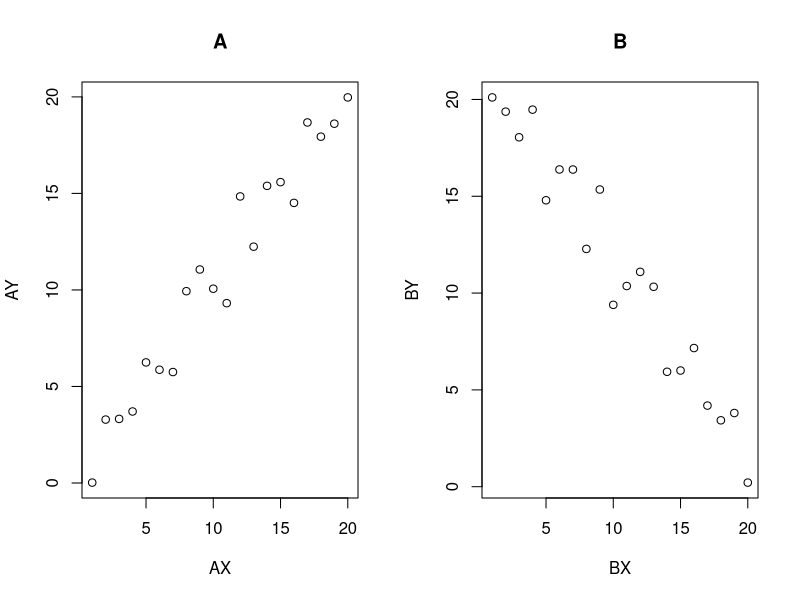

This figure's R source: (Note: this script raises an error after producing the figure.)
fakecor = read.delim("scatterplots.txt")
attach(fakecor)	

# Figure 1

png(file = "ch6.figure1.png", height = 900, width = 1800, units = "px",
    res = 200)

par(mfrow = c(1, 2))		
plot(AX, AY, main = "A")		
plot(BX, BY, main = "B")		
par(mfrow = c(1, 1))

dev.off()

# Figure 2

png(file = "ch6.figure2.png", height = 900, width = 1200, units = "px",
    res = 200)

plot(fd[,2:5])

dev.off()

# Figure 3
fd = read.delim("freqdur.txt")

png(file = "ch6.figure3.png", height = 900, width = 1200, units = "px",
    res = 200)

qqnorm(fd$Freq)
qqline(fd$Freq)

dev.off()

# Figure 4
png(file = "ch6.figure4.png", height = 900, width = 1200, units = "px",
    res = 200)

fd$LogFreq = log(fd$Freq)
qqnorm(fd$LogFreq)
qqline(fd$LogFreq)

dev.off()

# Figure 5
png(file = "ch6.figure5.png", height = 900, width = 1200, units = "px",
    res = 200)

plot(fd$LogFreq, fd$Dur, xlab = "Log Frequency", ylab = "Duration (ms)")

dev.off()

# Figure 6
fakecor = read.delim("scatterplots.txt")	# 將資料讀取為fakecor變數

png(file = "ch6.figure6.png", height = 900, width = 1800, units = "px",
    res = 200)

par(mfrow = c(1, 3))

plotCor = function(x, y, title) {
  plot(x, y, main = paste(title, "r =", round(cor(x, y), 3)))
}

plotCor(fakecor$FX, fakecor$FY, "F;")
plotCor(fakecor$GX, fakecor$GY, "G;")
plotCor(fakecor$HX, fakecor$HY, "H;")

par(mfrow = c(1, 3))

dev.off()

# Figure 7

png(file = "ch6.figure7.png", height = 900, width = 1200, units = "px",
    res = 200)

plotCor(fakecor$IX, fakecor$IY, "I;")

dev.off()

# Figure 8

png(file = "ch6.figure8.png", height = 900, width = 1200, units = "px",
    res = 200)

plotCor(fakecor$EX, fakecor$EY, "E;")

dev.off()

# Figure 9
png(file = "ch6.figure9.png", height = 900, width = 1200, units = "px",
    res = 200)

plot(AX, AY)
regress.line = lm(AY ~ AX)
abline(regress.line)		

dev.off()

# Figure 10
library(ggplot2)

ggplot(fakecor, aes(x = AX, y = AY)) + 
  geom_point() + 
  geom_smooth(method = "lm", se = 0) +
  theme_bw()	

ggsave(filename = "ch6.figure10.png", height = 900, width = 1200, units = "px",
       dpi = 200)

# Figure 11
png(file = "ch6.figure11.png", height = 900, width = 1200, units = "px",
    res = 200)

plot(fd$LogFreq, fd$Dur, xlab = "Log Frequency", ylab = "Duration(ms)")
abline(lm(Dur ~ LogFreq, data = fd))

dev.off()

# Figure 12
png(file = "ch6.figure12.png", height = 900, width = 1200, units = "px",
    res = 200)

plot(AX, AY)	
abline(lm(AY ~ AX), lwd = 2, lty = 1)	
lines(AX, AY, lty = 2)

dev.off()

# Figure 13

regdat = read.delim("regex.txt")
regdat.lm = lm(y ~ x, data = regdat)

png(file = "ch6.figure13.png", height = 900, width = 1200, units = "px",
    res = 200)

plot(regdat$x, regdat$y, xlab = "x", ylab = "y")
abline(regdat.lm)

dev.off()

# Figure 14

x = regdat$x		  
y = regdat$y
n = nrow(regdat)	
yx.lm = lm(y ~ x)		
xy.lm = lm(x ~ y)		

png(file = "ch6.figure14.png", height = 900, width = 1800, units = "px",
    res = 200)

par(mfrow=c(1, 2))

plot(x, y, xlab = "x", ylab = "y", main = "y ~ x")	
abline(yx.lm, lwd = 2)                           
segments(x, y, x, predict(yx.lm))
plot(x, y, xlab = "x", ylab = "y", main = "x ~ y")
lines(predict(xy.lm)[order(y)], y[order(y)], lwd = 2)
segments(x, y, predict(xy.lm), y)

par(mfrow=c(1, 1))

dev.off()